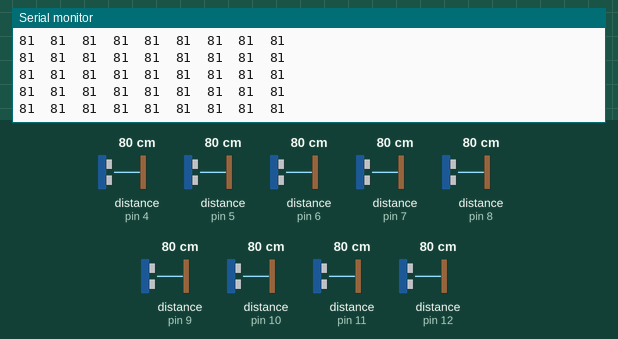
Recording of a sketch running on a simulated Arduino Uno, built with avr-gcc and run on an emulated ATmega328P. Parts: the last lines printed to the serial monitor. The inputs (shaded band) are chosen by the test bench; at power-on: distance to the obstacle (sensors on pin 6, pin 4, pin 5, pin 8, pin 7, pin 9, pin 10, pin 11, pin 12) 80 cm. The echo pulse lasts 58.3 µs per cm.

Above: at 1.2 s.
1.3 s: distance to the obstacle (sensor on pin 6) set to 35 cm
At 1.39 s:
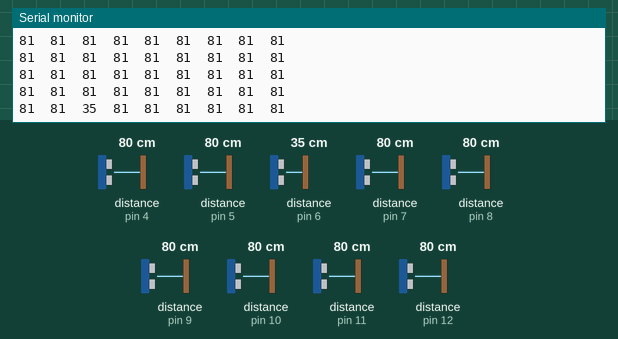
4.3 s: distance to the obstacle (sensor on pin 6) set to 2 cm
At 4.38 s:
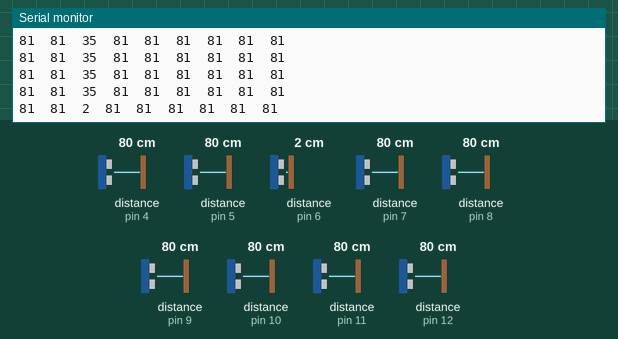
7.3 s: distance to the obstacle (sensor on pin 4) set to 9 cm
At 7.3 s:
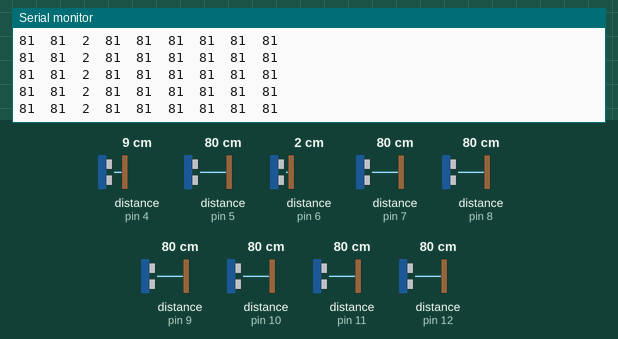
10.3 s: distance to the obstacle (sensor on pin 5) set to 9 cm
At 11.1 s:
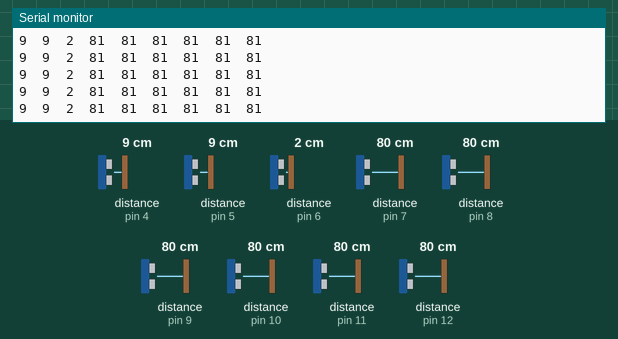
13.3 s: distance to the obstacle (sensor on pin 8) set to 4 cm
At 14.4 s:
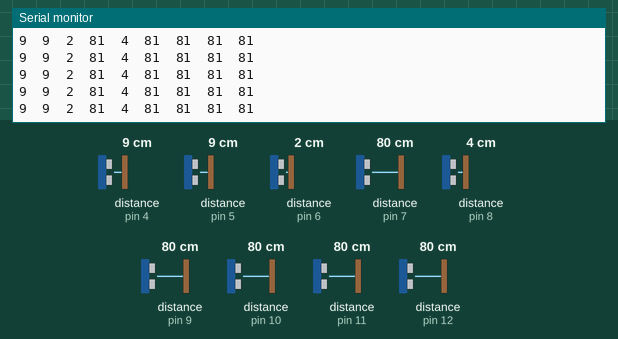
16.3 s: distance to the obstacle (sensor on pin 7) set to 35 cm
At 17.0 s:
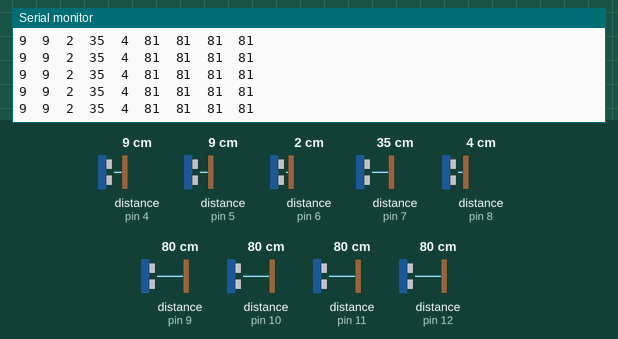
Timing chart, 0 to 19.3 s (numbered marks = the images above; inputs shaded):
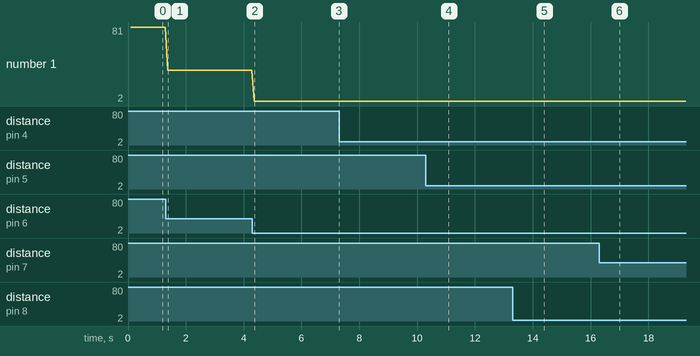

Measured:
- after the input at 1.3 s, the serial monitor: prints a new line after 0.08 s (image 1)
- after the input at 4.3 s, the serial monitor: prints a new line after 0.07 s (image 2)
- after the input at 10.3 s, the serial monitor: prints a new line after 0.06 s (image 4)
- after the input at 13.3 s, the serial monitor: prints a new line after 0.06 s (image 5)
- after the input at 16.3 s, the serial monitor: prints a new line after 0.08 s (image 6)
- plotted number 1: 81 → 35 after the input at 1.3 s, 35 → 2 after the input at 4.3 s

The sketch:

_9fjskynjarar.ino
```cpp
//this is a code for using a 4 pin hc sr04 sensor as a 3 pin ping sensor By robobot3112

#include <NewPing.h>

#define PING_PIN 4 // Arduino pin for both trig and echo
#define PING_PIN2 5 // Arduino pin for both trig and echo
#define PING_PIN3 6
#define PING_PIN4 7
#define PING_PIN5 8
#define PING_PIN6 9
#define PING_PIN7 10
#define PING_PIN8 11
#define PING_PIN9 12

//        #define trigPin1 2
  //  #define echoPin1 3

long duration, distance, RightSensor,BackSensor,FrontSensor,LeftSensor;

NewPing gunnar(PING_PIN, PING_PIN );

NewPing sonar(PING_PIN2, PING_PIN2 );

NewPing sonar3(PING_PIN3, PING_PIN3 );
NewPing sonar4(PING_PIN4, PING_PIN4 );
NewPing sonar5(PING_PIN5, PING_PIN5 );
NewPing sonar6(PING_PIN6, PING_PIN6 );
NewPing sonar7(PING_PIN7, PING_PIN7 );
NewPing sonar8(PING_PIN8, PING_PIN8 );
NewPing sonar9(PING_PIN9, PING_PIN9 );


void setup() {

//Serial.begin(115200);
    Serial.begin (9600);
//    pinMode(trigPin1, OUTPUT);
   // pinMode(echoPin1, INPUT);
}

void loop() {
 //SonarSensor(trigPin1, echoPin1);
   // FrontSensor = distance;

delay(50); // Wait 50ms between pings (about 20 pings/sec). 29ms should be the shortest delay

unsigned int uS = gunnar.ping(); // Send ping, get ping time in microseconds (uS).
unsigned int uS2 = sonar.ping(); // Send ping, get ping time in microseconds (uS).
unsigned int uS3 = sonar3.ping();
unsigned int uS4 = sonar4.ping();
unsigned int uS5 = sonar5.ping();
unsigned int uS6 = sonar6.ping();
unsigned int uS7 = sonar7.ping();
unsigned int uS8 = sonar8.ping();
unsigned int uS9 = sonar9.ping();


//Serial.print("Ping: ");
Serial.print(uS / US_ROUNDTRIP_CM); // convert time into distance
//Serial.println("cm");
    Serial.print("  ");
//Serial.print("Ping2: ");
Serial.print(uS2 / US_ROUNDTRIP_CM); // convert time into distance
Serial.print("  ");
Serial.print(uS3 / US_ROUNDTRIP_CM);
Serial.print("  ");
Serial.print(uS4 / US_ROUNDTRIP_CM);
Serial.print("  ");
Serial.print(uS5 / US_ROUNDTRIP_CM);
Serial.print("  ");
Serial.print(uS6 / US_ROUNDTRIP_CM);
Serial.print("  ");
Serial.print(uS7 / US_ROUNDTRIP_CM);
Serial.print("  ");
Serial.print(uS8 / US_ROUNDTRIP_CM);
Serial.print("  ");
Serial.print(uS9 / US_ROUNDTRIP_CM);

//Serial.println("cm");
    Serial.print(" \n");
  //  Serial.print("FrontSensor :");
    //Serial.print(FrontSensor);

       // Serial.print("   ");


    }

     void SonarSensor(int trigPin,int echoPin)
    {
    digitalWrite(trigPin, LOW);
    delayMicroseconds(2);
    digitalWrite(trigPin, HIGH);
    delayMicroseconds(10);
    digitalWrite(trigPin, LOW);
    duration = pulseIn(echoPin, HIGH);
    distance = (duration/2) / 29.1;

    }
```
